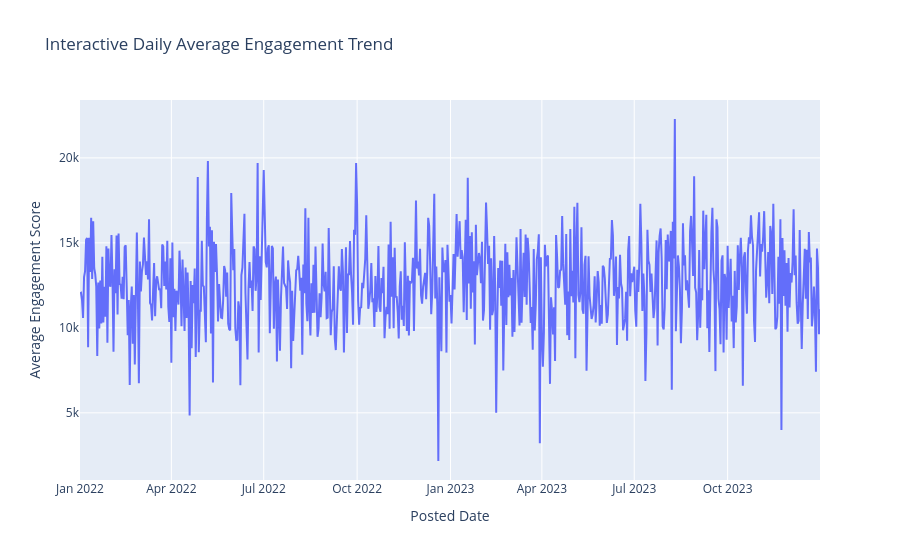
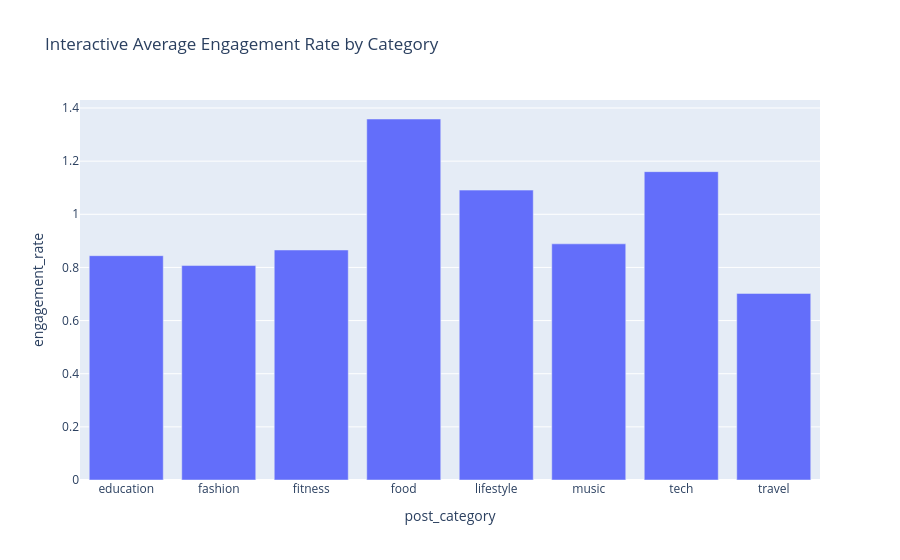
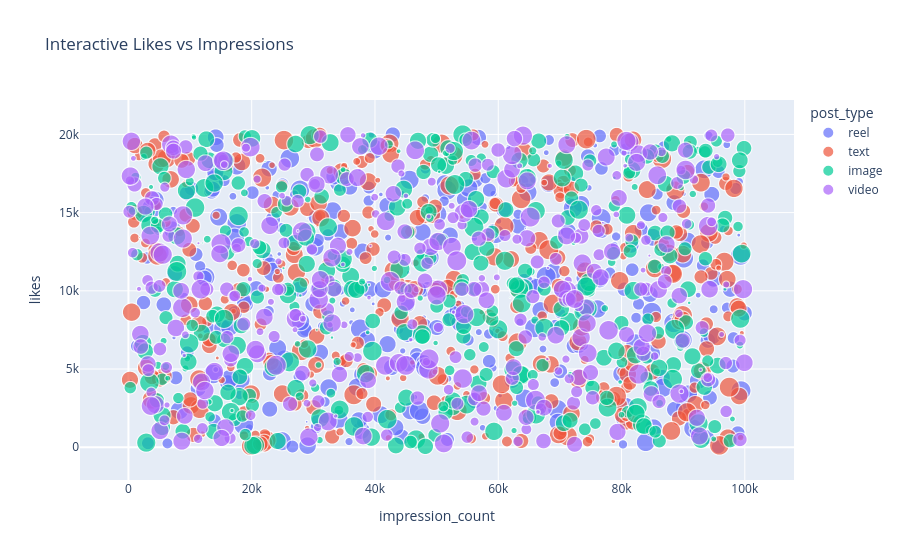

These figures' notebook cell, in order:
### Markdown cell above
### Plotly — Interactive Visualizations

### Code cell
# 13. Interactive line chart — daily engagement trend
fig = px.line(
    daily_engagement,
    x="posted_date",
    y="engagement_score",
    title="Interactive Daily Average Engagement Trend",
    labels={"posted_date": "Posted Date", "engagement_score": "Average Engagement Score"}
)
fig.show()

# 14. Interactive bar chart — average engagement by post category
plotly_category = data.groupby("post_category", as_index=False)["engagement_rate"].mean()
fig = px.bar(
    plotly_category,
    x="post_category",
    y="engagement_rate",
    title="Interactive Average Engagement Rate by Category"
)
fig.show()

# 15. Interactive bubble/scatter chart — likes vs impressions
plotly_sample = data.sample(n=min(1500, len(data)), random_state=42)
fig = px.scatter(
    plotly_sample,
    x="impression_count",
    y="likes",
    color="post_type",
    size="comments",
    hover_data=["country", "sentiment"],
    title="Interactive Likes vs Impressions"
)
fig.show()

### Figure 1 — Plotly figure (JSON) as saved in the notebook; plotly's stock layout.template omitted (floating-point values rounded to 4 significant figures; data arrays with more than 128 entries replaced by an {"elided": "..."} marker saying what was removed)
{"data": [{"hovertemplate": "Posted Date=%{x}<br>Average Engagement Score=%{y}<extra></extra>", "legendgroup": "", "line": {"color": "#636efa", "dash": "solid"}, "marker": {"symbol": "circle"}, "mode": "lines", "name": "", "orientation": "v", "showlegend": false, "type": "scatter", "x": {"elided": "729 str values"}, "xaxis": "x", "y": {"elided": "729 float values"}, "yaxis": "y"}], "layout": {"legend": {"tracegroupgap": 0}, "title": {"text": "Interactive Daily Average Engagement Trend"}, "xaxis": {"anchor": "y", "domain": [0, 1], "title": {"text": "Posted Date"}}, "yaxis": {"anchor": "x", "domain": [0, 1], "title": {"text": "Average Engagement Score"}}}}

### Figure 2 — Plotly figure (JSON) as saved in the notebook; plotly's stock layout.template omitted (floating-point values rounded to 4 significant figures)
{"data": [{"alignmentgroup": "True", "hovertemplate": "post_category=%{x}<br>engagement_rate=%{y}<extra></extra>", "legendgroup": "", "marker": {"color": "#636efa", "pattern": {"shape": ""}}, "name": "", "offsetgroup": "", "orientation": "v", "showlegend": false, "textposition": "auto", "type": "bar", "x": ["education", "fashion", "fitness", "food", "lifestyle", "music", "tech", "travel"], "xaxis": "x", "y": [0.8442, 0.8071, 0.8656, 1.359, 1.091, 0.8888, 1.16, 0.7022], "yaxis": "y"}], "layout": {"barmode": "relative", "legend": {"tracegroupgap": 0}, "title": {"text": "Interactive Average Engagement Rate by Category"}, "xaxis": {"anchor": "y", "domain": [0, 1], "title": {"text": "post_category"}}, "yaxis": {"anchor": "x", "domain": [0, 1], "title": {"text": "engagement_rate"}}}}

### Figure 3 — Plotly figure (JSON) as saved in the notebook; plotly's stock layout.template omitted (floating-point values rounded to 4 significant figures; data arrays with more than 128 entries replaced by an {"elided": "..."} marker saying what was removed)
{"data": [{"customdata": {"elided": "366x2 str values"}, "hovertemplate": "post_type=reel<br>impression_count=%{x}<br>likes=%{y}<br>comments=%{marker.size}<br>country=%{customdata[0]}<br>sentiment=%{customdata[1]}<extra></extra>", "legendgroup": "reel", "marker": {"color": "#636efa", "size": {"elided": "366 int values"}, "sizemode": "area", "sizeref": 7.49, "symbol": "circle"}, "mode": "markers", "name": "reel", "showlegend": true, "type": "scattergl", "x": {"elided": "366 int values"}, "xaxis": "x", "y": {"elided": "366 float values"}, "yaxis": "y"}, {"customdata": {"elided": "367x2 str values"}, "hovertemplate": "post_type=text<br>impression_count=%{x}<br>likes=%{y}<br>comments=%{marker.size}<br>country=%{customdata[0]}<br>sentiment=%{customdata[1]}<extra></extra>", "legendgroup": "text", "marker": {"color": "#EF553B", "size": {"elided": "367 int values"}, "sizemode": "area", "sizeref": 7.49, "symbol": "circle"}, "mode": "markers", "name": "text", "showlegend": true, "type": "scattergl", "x": {"elided": "367 int values"}, "xaxis": "x", "y": {"elided": "367 float values"}, "yaxis": "y"}, {"customdata": {"elided": "406x2 str values"}, "hovertemplate": "post_type=image<br>impression_count=%{x}<br>likes=%{y}<br>comments=%{marker.size}<br>country=%{customdata[0]}<br>sentiment=%{customdata[1]}<extra></extra>", "legendgroup": "image", "marker": {"color": "#00cc96", "size": {"elided": "406 int values"}, "sizemode": "area", "sizeref": 7.49, "symbol": "circle"}, "mode": "markers", "name": "image", "showlegend": true, "type": "scattergl", "x": {"elided": "406 int values"}, "xaxis": "x", "y": {"elided": "406 float values"}, "yaxis": "y"}, {"customdata": {"elided": "361x2 str values"}, "hovertemplate": "post_type=video<br>impression_count=%{x}<br>likes=%{y}<br>comments=%{marker.size}<br>country=%{customdata[0]}<br>sentiment=%{customdata[1]}<extra></extra>", "legendgroup": "video", "marker": {"color": "#ab63fa", "size": {"elided": "361 int values"}, "sizemode": "area", "sizeref": 7.49, "symbol": "circle"}, "mode": "markers", "name": "video", "showlegend": true, "type": "scattergl", "x": {"elided": "361 int values"}, "xaxis": "x", "y": {"elided": "361 float values"}, "yaxis": "y"}], "layout": {"legend": {"itemsizing": "constant", "title": {"text": "post_type"}, "tracegroupgap": 0}, "title": {"text": "Interactive Likes vs Impressions"}, "xaxis": {"anchor": "y", "domain": [0, 1], "title": {"text": "impression_count"}}, "yaxis": {"anchor": "x", "domain": [0, 1], "title": {"text": "likes"}}}}
